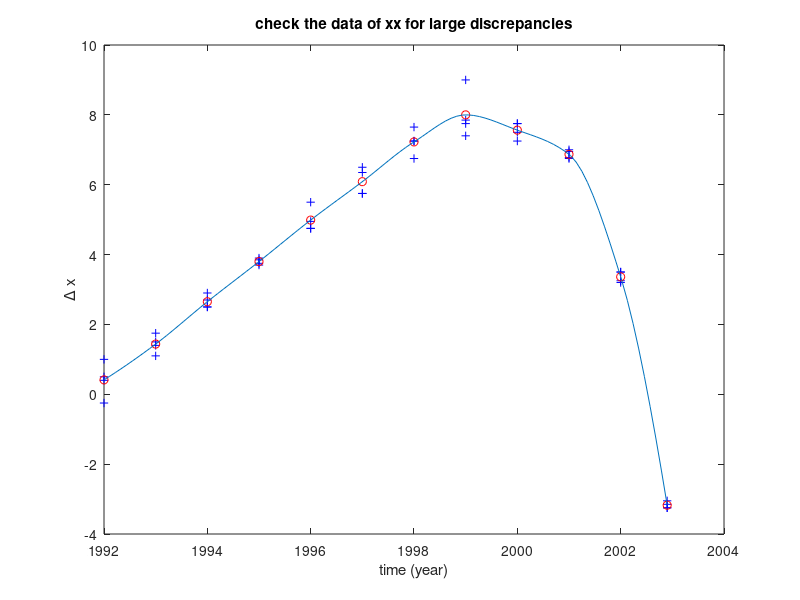
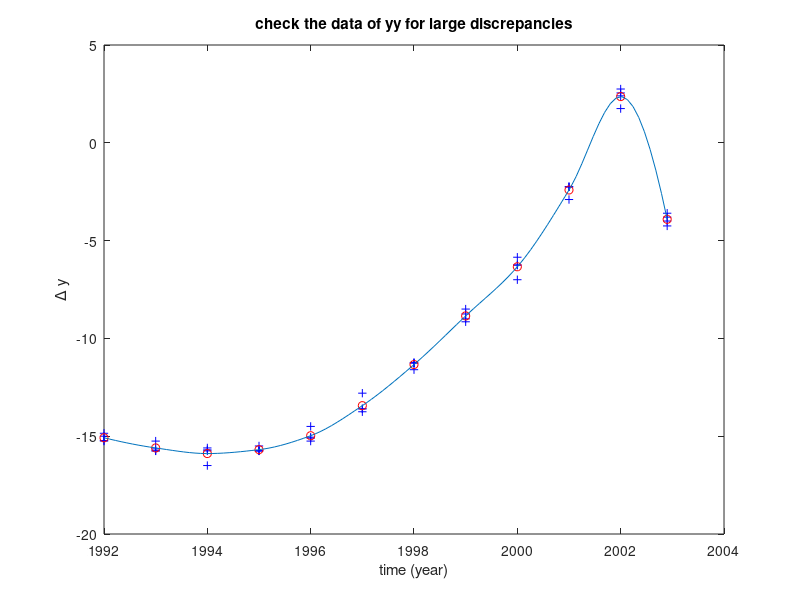

Here is the MATLAB script that generated these plots, in order:
clear all
clf
clc

%HERE ARE THE DATA 
xo = 127.50;
yo = 126.50;

xx1 = [128.50, 129.00, 130.00, 131.25, 132.25, 133.25, 134.75, 136.50, 135.25, 134.28, 130.75, 124.25];
yy1 = [111.50, 110.75, 110.00, 110.75, 111.25, 112.75, 115.25, 117.75, 120.25, 124.25, 129.25, 122.90];

xx2 = [127.90, 129.25, 130.40, 131.40, 132.25, 133.25, 134.75, 134.90, 135.25, 134.25, 131.00, 124.25];
yy2 = [111.28, 110.75, 110.75, 110.75, 111.40, 112.90, 115.25, 117.50, 120.25, 124.25, 128.25, 122.25];

xx3 = [128.00, 128.60, 130.20, 131.35, 133.00, 134.00, 135.15, 135.25, 134.75, 134.50, 130.70, 124.45];
yy3 = [111.65, 110.85, 110.80, 110.75, 112.00, 113.70, 115.25, 118.00, 120.65, 124.25, 129.05, 122.50];

xx4 = [127.25, 128.90, 130.00, 131.20, 132.45, 133.85, 134.25, 135.35, 135.00, 134.45, 131.00, 124.35];
yy4 = [111.25, 111.25, 110.90, 111.00, 111.45, 112.90, 114.90, 117.35, 119.50, 123.60, 128.90, 122.70];

tim=[]; %e.g., tim=[2001,2002,2003]
%tim=[1992.226,1993.6,1994.321,1995.531,1996.428,1997.543,1998.365,1999.465,2000.474,2001.502,2002.252,2002.65];
tim=linspace(1992,2002,11);
tim=[tim,2002.9];

x1=0.25*(xx1+xx2+xx3+xx4)-xo;
y1=0.25*(yy1+yy2+yy3+yy4)-yo;
%%%%%%%%%%%%%%%%%%%%%%%%%%%%%%%%%%%%%%%%%%

No=length(tim);
set(gca,'Ydir','Reverse');

figure(1)
timq=linspace(tim(1),tim(12),100);
x1q = interp1(tim,x1,timq,"pchip");
y1q = interp1(tim,y1,timq,"pchip");
plot(tim,xx1-xo,'+b',tim,xx2-xo,'+b',tim,xx3-xo,'+b',tim,xx4-xo,'+b',tim,x1,'or');
title('check the data of xx for large discrepancies')
xlabel('time (year)')
ylabel('\Delta x')
hold on
plot(timq,x1q)
hold off

figure(2)
plot(tim,yy1-yo,'+b',tim,yy2-yo,'+b',tim,yy3-yo,'+b',tim,yy4-yo,'+b',tim,y1,'or')
title('check the data of yy for large discrepancies')
xlabel('time (year)')
ylabel('\Delta y')
hold on
plot(timq,y1q)
hold off

% THE x1,y1, and tim arrays are stored in test.mat file
DAT=[x1;y1;tim];
 save( 'DATAfile.mat', 'DAT');
 
 
 
% A = fscanf(test.mat,formatSpec)
